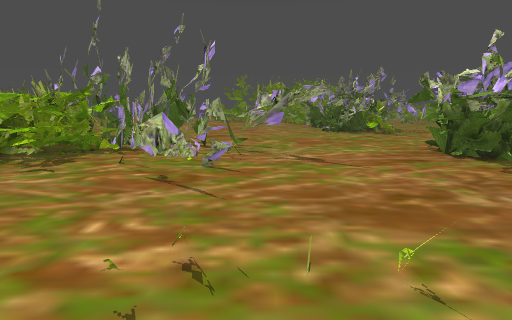
[1] (above)

24 first-person views from a walk through a level from a Godot 3-D game. The camera is 1.2 m above the floor, tilts 10° down and sees 80° across. The floor is counted in squares, 0.5 m on a side. Each view is taken from the middle of a square. On the plan, view 1 faces up. The plan holds only what a view shows up to about 19 squares ahead; the rest is blank. The place goes on beyond the plan.

[2]
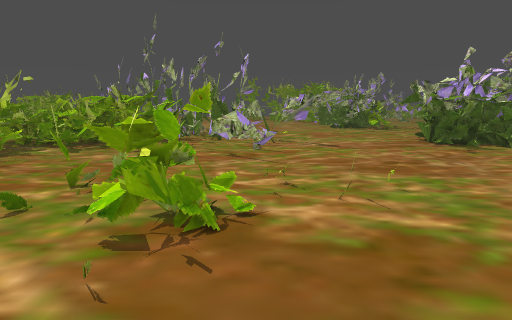

[3]
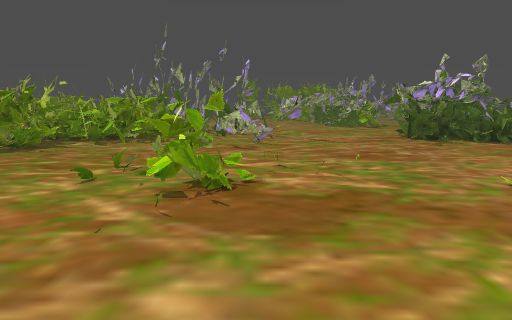

[4]
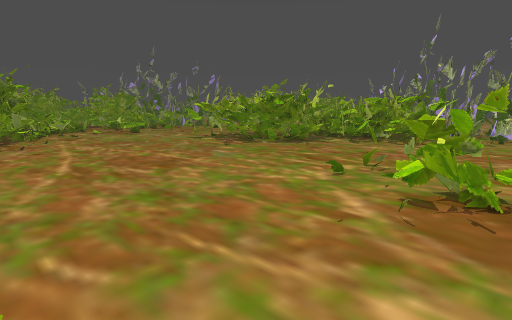

[5]
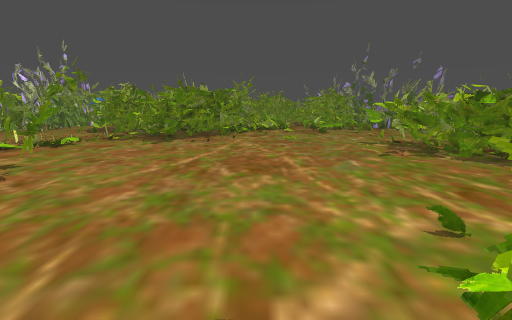

[6]
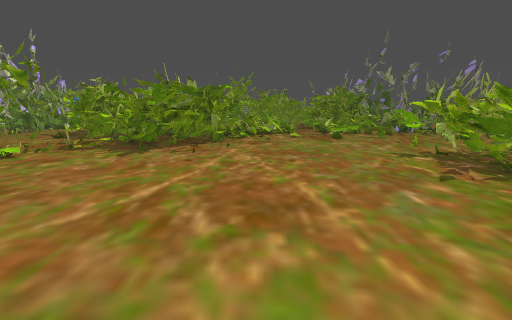

[7]
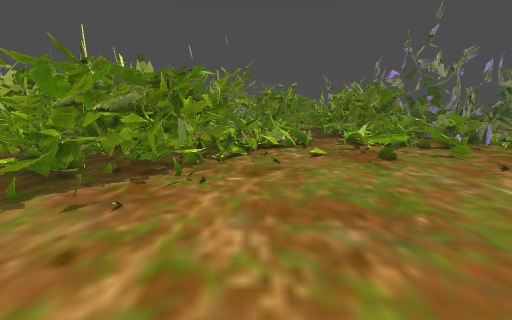

[8]
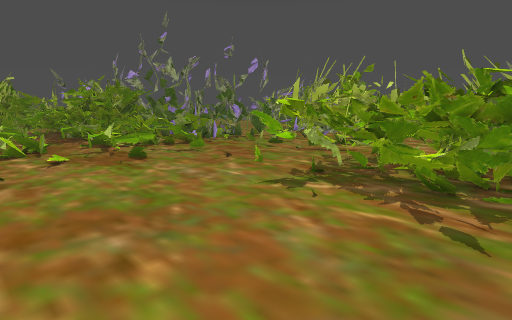

[9]
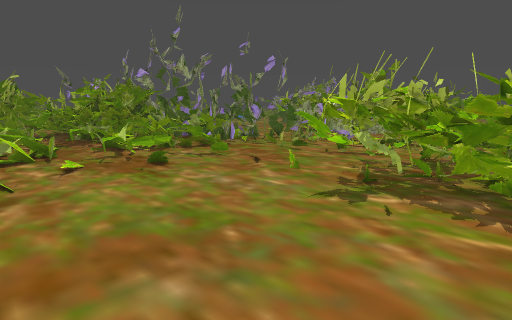

[10]
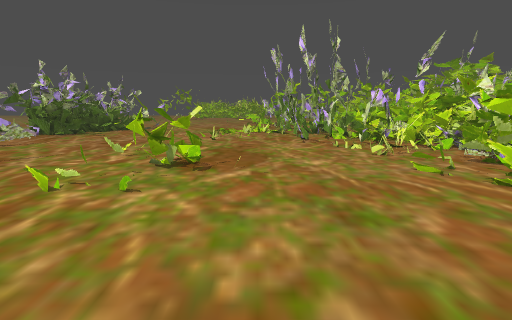

[11]
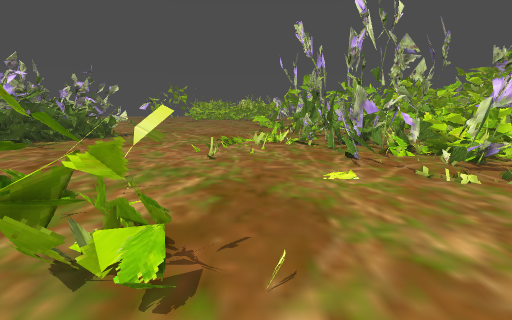

[12]
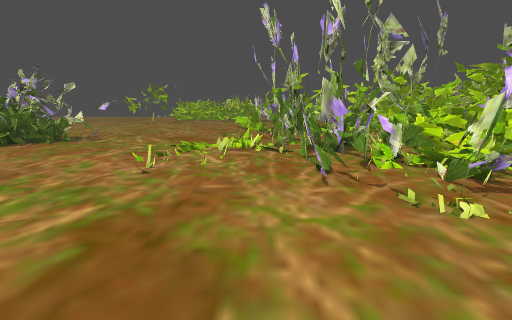

[13]
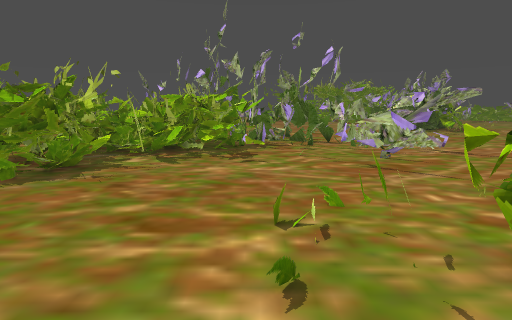

[14]
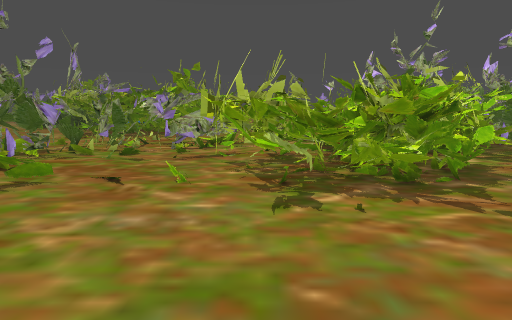

[15]
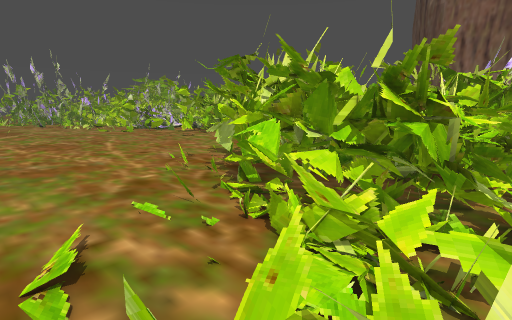

[16]
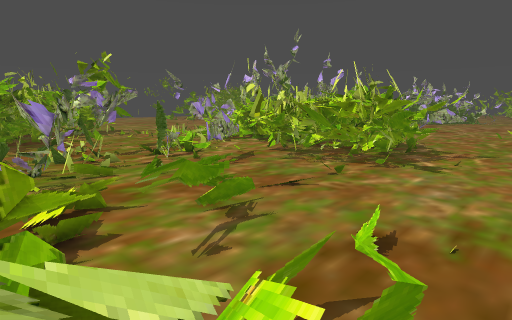

[17]
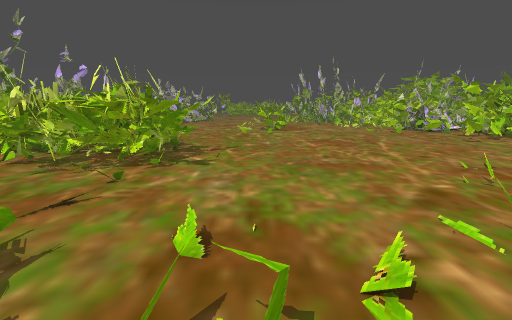

[18]
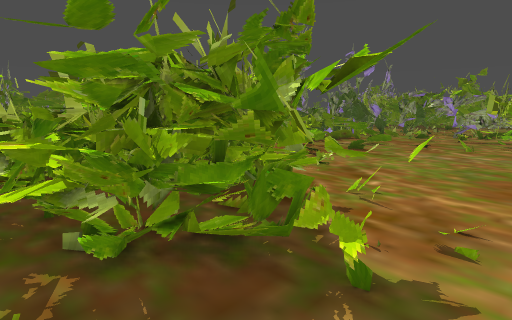

[19]
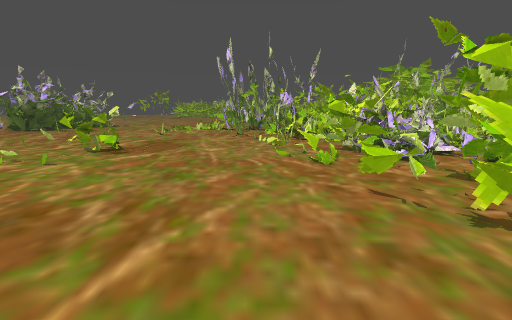

[20]
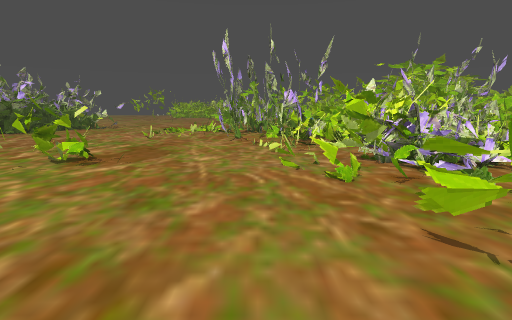

[21]
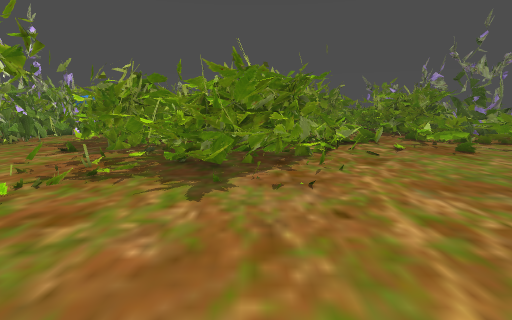

[22]
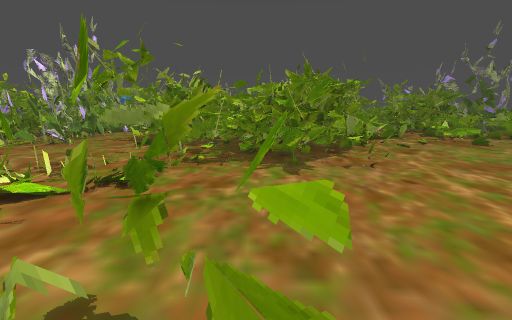

[23]
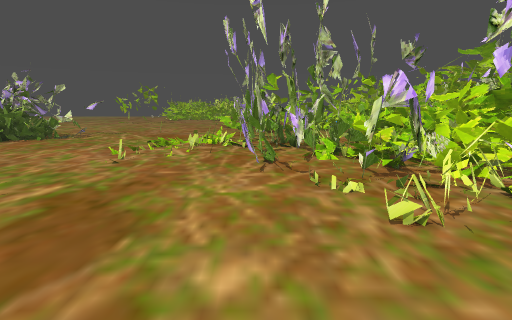

[24]
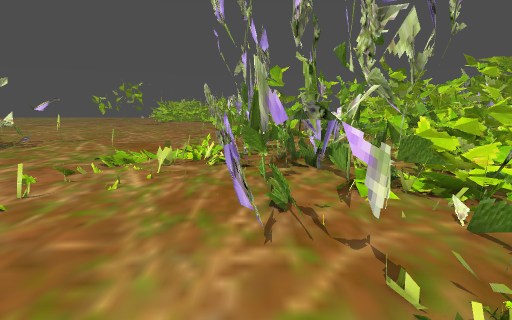

### Floor plan
Key: @ floor where view 1 was taken; # wall or solid block; x gap in a wall; . main floor; : floor 0.25 m higher than the main floor; + floor 0.5 m higher than the main floor; * floor 0.75 m higher than the main floor; % floor 1.25 m higher than the main floor; / step, stairs or slope; = window, fence, low wall or low ledge; ^ raised ledge; T thing the floor can be seen under or through; O other object.
Columns run from 36 left of view 1 to 12 right of it. Each row starts with its distance up from view 1.
 16 ###=###           =#=^##  #  =#.###=##.......#
 15 ###=#=.==        *====##=###.....##=## ......##
 14 ## ...... #   #^##=##===##==.........##......####
 13 ==##....#=#   #^^#####=/=#==..=#.......#.....^#=
 12 #==....#.. #  ##^######/O.##..=#..=#........#...
 11   ........ ## ##^^#####//.......T................
 10   ./.......## ###^####..........=T...............
  9   ///.......###^^^#%##...........==..............
  8   //......O.####^#^==.............=..............
  7  .=====......^#^^^x..............................
  6 ====........^^^.#^^..............................
  5 ==............=....................=.............
  4 =////.O......................//....=.............
  3 =.=//.........................==.#...==..........
  2 //............................==^#..==.......///.
  1 //=../.........................===............#=.
  0  +:............................##...@..........=.
 -1  ://..........................=.................=
 -2 =O=^^^==......................=.................=
 -3 ^=^^#^=#........................................=
 -4 ^=^#^####......................................
 -5 ^^^^^#######=..........................###=.####
 -6  =^###### ###.........................=#=#.=#
 -7  ^^^##^#  ###.........................##...#
 -8  ^^^^^ #  ##^.................=O.......x...##
 -9  ^^##^^#  #^.................=#...=#=##TTTTT##
-10  ^^#^^^#  #^.........##==....==#.#==#=#T  =:###
-11  ^^^^^## ###.........^##=..##=#^^#=.#=#=TT.:.##
-12   ^^^^## ##^.........^##.. #=####==..======*.=#
-13   ###    #^^.##......######    #####=##=##=#==#

Where each view was taken, in squares from view 1:
view 1: 0 up, 0 right, facing up
view 2: 5 down, 2 left, facing up
view 3: 8 down, 2 left, facing up
view 4: 8 down, 2 left, facing up-left
view 5: 2 down, 2 left, facing left
view 6: 2 down, 7 left, facing left
view 7: 2 down, 16 left, facing left
view 8: 2 down, 16 left, facing up-left
view 9: 2 down, 18 left, facing up-left
view 10: 2 down, 16 left, facing right
view 11: 1 down, 8 left, facing right
view 12: 3 down, 5 left, facing right
view 13: 2 down, 8 left, facing up
view 14: 2 down, 23 left, facing up
view 15: 2 up, 36 left, facing down-right
view 16: 2 up, 35 left, facing up-right
view 17: 3 up, 35 left, facing right
view 18: 12 down, 22 left, facing up-left
view 19: 7 down, 20 left, facing right
view 20: 7 down, 17 left, facing right
view 21: 7 down, 14 left, facing left
view 22: 10 down, 11 left, facing left
view 23: 5 down, 7 left, facing right
view 24: 5 down, 1 left, facing right
